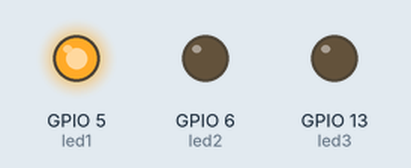
Recording of a program running on a simulated Raspberry Pi (BCM pin numbers). On the bench: output pins drawn as LEDs (lit = HIGH).

Above: at 0.5 s.
At 1.5 s:
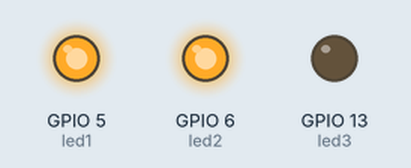
At 2.5 s:
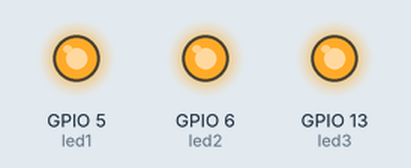
At 3.5 s:
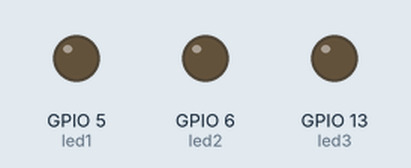
Timing chart, 0 to 5.2 s (numbered marks = the images above):
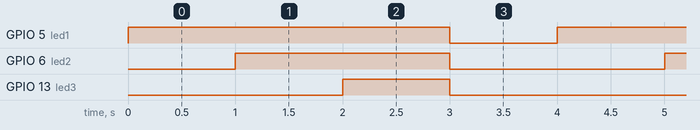

Measured:
- by itself, GPIO 5 (led1): alternates HIGH for 3.0 s and LOW for 1.0 s
- by itself, GPIO 6 (led2): alternates HIGH for 2.0 s and LOW for 2.0 s
- by itself, GPIO 13 (led3): alternates HIGH for 1.0 s and LOW for 3.0 s

The program:

Switch.py
```python
#!/usr/bin/env/python
# File name   : switch.py
# Website     : www.Adeept.com
# Author      : Adeept
# Date		  : 2025/03/25

import time

from gpiozero import LED

def switchSetup():
    global led1,led2,led3
    led1 = LED(5)
    led2 = LED(6)
    led3 = LED(13)

def switch(port, status):
    if port == 1:
        if status == 1:
            led1.on()
        elif status == 0:
            led1.off()
    elif port == 2:
        if status == 1:
            led2.on()
        elif status == 0:
            led2.off()
    elif port == 3:
        if status == 1:
            led3.on()
        elif status == 0:
            led3.off()
    else:
        print(port)
        print('Wrong Command: Example--switch(3, 1)->to switch on port3')

def set_all_switch_off():
    switch(1,0)
    switch(2,0)
    switch(3,0)


if __name__ == "__main__":
    switchSetup()
    while True:
        switch(1,1)
        time.sleep(1)
        switch(2,1)
        time.sleep(1)
        switch(3,1)
        time.sleep(1)
        set_all_switch_off()
        time.sleep(1)
```
